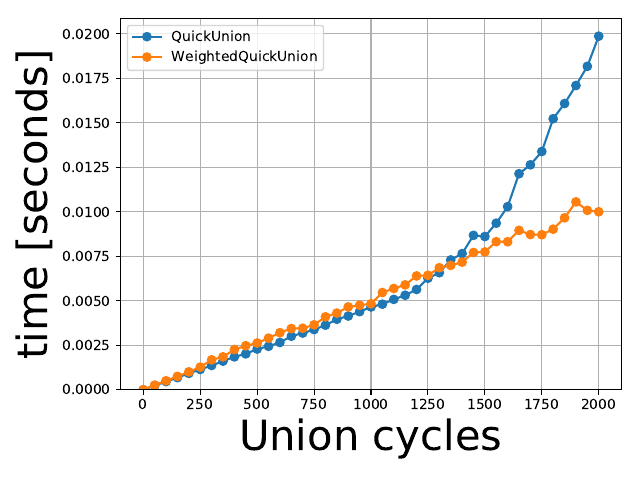

Write Python code to recreate this figure.
from src.WeightedQuickUnion import WeightedQuickUnion
from src.QuickUnion import QuickUnion
import time
import numpy
from matplotlib import pyplot

def main():
    N = 2000
    unions_arr = numpy.arange(0, N + N // 40, N // 40)
    trials = 200

    pyplot.figure()
    for kind in [QuickUnion, WeightedQuickUnion]:
        times = []
        std = []
        for amount in unions_arr:
            times_arr = []
            print(kind.__name__, amount)
            for _ in range(trials):
                uf = kind(N)
                start = time. time()
                
                for _ in range(amount):
                    uf.union(numpy.random.randint(N), numpy.random.randint(N))
                    # uf.connected(numpy.random.randint(N), numpy.random.randint(N))
                end = time. time()
                times_arr.append(end - start)

            times.append(numpy.mean(times_arr))
            std.append(numpy.std(times_arr))

        pyplot.plot(unions_arr, times, "-o", label=kind.__name__)
        # pyplot.errorbar(unions_arr, times, yerr=std, fmt="none", ecolor="black")
    
    pyplot.ylim(0)
    pyplot.grid()
    pyplot.legend(loc="best")
    pyplot.xlabel(r"$\rm Union \ cycles$", fontsize=30)
    pyplot.ylabel(r"$\rm time \ [\rm seconds]$", fontsize=30)
    pyplot.tight_layout()
    pyplot.savefig("union-times.pdf")
    pyplot.close()









if __name__ == '__main__':
    main()